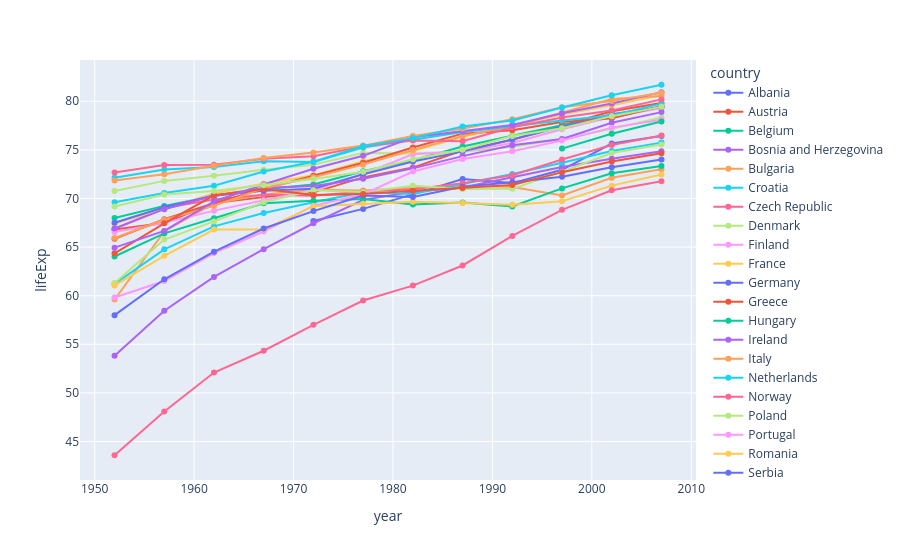

Notebook cell for this chart:
### Code cell
df = px.data.gapminder().query("continent == 'Europe' and pop > 2.e6")

fig = px.line(df, x="year", y="lifeExp", color='country',hover_data={'year':False})
fig.update_traces(mode="markers+lines", hovertemplate=None)
#fig.update_layout(hovermode="y")
#fig.update_layout(hovermode="x unified")
#
fig.show()

### Figure 1 — Plotly figure (JSON) as saved in the notebook; plotly's stock layout.template omitted (floating-point values rounded to 4 significant figures)
{"data": [{"legendgroup": "Albania", "line": {"color": "#636efa", "dash": "solid"}, "marker": {"symbol": "circle"}, "mode": "markers+lines", "name": "Albania", "orientation": "v", "showlegend": true, "type": "scatter", "x": [1972, 1977, 1982, 1987, 1992, 1997, 2002, 2007], "xaxis": "x", "y": [67.69, 68.93, 70.42, 72.0, 71.58, 72.95, 75.65, 76.42], "yaxis": "y"}, {"legendgroup": "Austria", "line": {"color": "#EF553B", "dash": "solid"}, "marker": {"symbol": "circle"}, "mode": "markers+lines", "name": "Austria", "orientation": "v", "showlegend": true, "type": "scatter", "x": [1952, 1957, 1962, 1967, 1972, 1977, 1982, 1987, 1992, 1997, 2002, 2007], "xaxis": "x", "y": [66.8, 67.48, 69.54, 70.14, 70.63, 72.17, 73.18, 74.94, 76.04, 77.51, 78.98, 79.83], "yaxis": "y"}, {"legendgroup": "Belgium", "line": {"color": "#00cc96", "dash": "solid"}, "marker": {"symbol": "circle"}, "mode": "markers+lines", "name": "Belgium", "orientation": "v", "showlegend": true, "type": "scatter", "x": [1952, 1957, 1962, 1967, 1972, 1977, 1982, 1987, 1992, 1997, 2002, 2007], "xaxis": "x", "y": [68.0, 69.24, 70.25, 70.94, 71.44, 72.8, 73.93, 75.35, 76.46, 77.53, 78.32, 79.44], "yaxis": "y"}, {"legendgroup": "Bosnia and Herzegovina", "line": {"color": "#ab63fa", "dash": "solid"}, "marker": {"symbol": "circle"}, "mode": "markers+lines", "name": "Bosnia and Herzegovina", "orientation": "v", "showlegend": true, "type": "scatter", "x": [1952, 1957, 1962, 1967, 1972, 1977, 1982, 1987, 1992, 1997, 2002, 2007], "xaxis": "x", "y": [53.82, 58.45, 61.93, 64.79, 67.45, 69.86, 70.69, 71.14, 72.18, 73.24, 74.09, 74.85], "yaxis": "y"}, {"legendgroup": "Bulgaria", "line": {"color": "#FFA15A", "dash": "solid"}, "marker": {"symbol": "circle"}, "mode": "markers+lines", "name": "Bulgaria", "orientation": "v", "showlegend": true, "type": "scatter", "x": [1952, 1957, 1962, 1967, 1972, 1977, 1982, 1987, 1992, 1997, 2002, 2007], "xaxis": "x", "y": [59.6, 66.61, 69.51, 70.42, 70.9, 70.81, 71.08, 71.34, 71.19, 70.32, 72.14, 73.0], "yaxis": "y"}, {"legendgroup": "Croatia", "line": {"color": "#19d3f3", "dash": "solid"}, "marker": {"symbol": "circle"}, "mode": "markers+lines", "name": "Croatia", "orientation": "v", "showlegend": true, "type": "scatter", "x": [1952, 1957, 1962, 1967, 1972, 1977, 1982, 1987, 1992, 1997, 2002, 2007], "xaxis": "x", "y": [61.21, 64.77, 67.13, 68.5, 69.61, 70.64, 70.46, 71.52, 72.53, 73.68, 74.88, 75.75], "yaxis": "y"}, {"legendgroup": "Czech Republic", "line": {"color": "#FF6692", "dash": "solid"}, "marker": {"symbol": "circle"}, "mode": "markers+lines", "name": "Czech Republic", "orientation": "v", "showlegend": true, "type": "scatter", "x": [1952, 1957, 1962, 1967, 1972, 1977, 1982, 1987, 1992, 1997, 2002, 2007], "xaxis": "x", "y": [66.87, 69.03, 69.9, 70.38, 70.29, 70.71, 70.96, 71.58, 72.4, 74.01, 75.51, 76.49], "yaxis": "y"}, {"legendgroup": "Denmark", "line": {"color": "#B6E880", "dash": "solid"}, "marker": {"symbol": "circle"}, "mode": "markers+lines", "name": "Denmark", "orientation": "v", "showlegend": true, "type": "scatter", "x": [1952, 1957, 1962, 1967, 1972, 1977, 1982, 1987, 1992, 1997, 2002, 2007], "xaxis": "x", "y": [70.78, 71.81, 72.35, 72.96, 73.47, 74.69, 74.63, 74.8, 75.33, 76.11, 77.18, 78.33], "yaxis": "y"}, {"legendgroup": "Finland", "line": {"color": "#FF97FF", "dash": "solid"}, "marker": {"symbol": "circle"}, "mode": "markers+lines", "name": "Finland", "orientation": "v", "showlegend": true, "type": "scatter", "x": [1952, 1957, 1962, 1967, 1972, 1977, 1982, 1987, 1992, 1997, 2002, 2007], "xaxis": "x", "y": [66.55, 67.49, 68.75, 69.83, 70.87, 72.52, 74.55, 74.83, 75.7, 77.13, 78.37, 79.31], "yaxis": "y"}, {"legendgroup": "France", "line": {"color": "#FECB52", "dash": "solid"}, "marker": {"symbol": "circle"}, "mode": "markers+lines", "name": "France", "orientation": "v", "showlegend": true, "type": "scatter", "x": [1952, 1957, 1962, 1967, 1972, 1977, 1982, 1987, 1992, 1997, 2002, 2007], "xaxis": "x", "y": [67.41, 68.93, 70.51, 71.55, 72.38, 73.83, 74.89, 76.34, 77.46, 78.64, 79.59, 80.66], "yaxis": "y"}, {"legendgroup": "Germany", "line": {"color": "#636efa", "dash": "solid"}, "marker": {"symbol": "circle"}, "mode": "markers+lines", "name": "Germany", "orientation": "v", "showlegend": true, "type": "scatter", "x": [1952, 1957, 1962, 1967, 1972, 1977, 1982, 1987, 1992, 1997, 2002, 2007], "xaxis": "x", "y": [67.5, 69.1, 70.3, 70.8, 71.0, 72.5, 73.8, 74.85, 76.07, 77.34, 78.67, 79.41], "yaxis": "y"}, {"legendgroup": "Greece", "line": {"color": "#EF553B", "dash": "solid"}, "marker": {"symbol": "circle"}, "mode": "markers+lines", "name": "Greece", "orientation": "v", "showlegend": true, "type": "scatter", "x": [1952, 1957, 1962, 1967, 1972, 1977, 1982, 1987, 1992, 1997, 2002, 2007], "xaxis": "x", "y": [65.86, 67.86, 69.51, 71.0, 72.34, 73.68, 75.24, 76.67, 77.03, 77.87, 78.26, 79.48], "yaxis": "y"}, {"legendgroup": "Hungary", "line": {"color": "#00cc96", "dash": "solid"}, "marker": {"symbol": "circle"}, "mode": "markers+lines", "name": "Hungary", "orientation": "v", "showlegend": true, "type": "scatter", "x": [1952, 1957, 1962, 1967, 1972, 1977, 1982, 1987, 1992, 1997, 2002, 2007], "xaxis": "x", "y": [64.03, 66.41, 67.96, 69.5, 69.76, 69.95, 69.39, 69.58, 69.17, 71.04, 72.59, 73.34], "yaxis": "y"}, {"legendgroup": "Ireland", "line": {"color": "#ab63fa", "dash": "solid"}, "marker": {"symbol": "circle"}, "mode": "markers+lines", "name": "Ireland", "orientation": "v", "showlegend": true, "type": "scatter", "x": [1952, 1957, 1962, 1967, 1972, 1977, 1982, 1987, 1992, 1997, 2002, 2007], "xaxis": "x", "y": [66.91, 68.9, 70.29, 71.08, 71.28, 72.03, 73.1, 74.36, 75.47, 76.12, 77.78, 78.89], "yaxis": "y"}, {"legendgroup": "Italy", "line": {"color": "#FFA15A", "dash": "solid"}, "marker": {"symbol": "circle"}, "mode": "markers+lines", "name": "Italy", "orientation": "v", "showlegend": true, "type": "scatter", "x": [1952, 1957, 1962, 1967, 1972, 1977, 1982, 1987, 1992, 1997, 2002, 2007], "xaxis": "x", "y": [65.94, 67.81, 69.24, 71.06, 72.19, 73.48, 74.98, 76.42, 77.44, 78.82, 80.24, 80.55], "yaxis": "y"}, {"legendgroup": "Netherlands", "line": {"color": "#19d3f3", "dash": "solid"}, "marker": {"symbol": "circle"}, "mode": "markers+lines", "name": "Netherlands", "orientation": "v", "showlegend": true, "type": "scatter", "x": [1952, 1957, 1962, 1967, 1972, 1977, 1982, 1987, 1992, 1997, 2002, 2007], "xaxis": "x", "y": [72.13, 72.99, 73.23, 73.82, 73.75, 75.24, 76.05, 76.83, 77.42, 78.03, 78.53, 79.76], "yaxis": "y"}, {"legendgroup": "Norway", "line": {"color": "#FF6692", "dash": "solid"}, "marker": {"symbol": "circle"}, "mode": "markers+lines", "name": "Norway", "orientation": "v", "showlegend": true, "type": "scatter", "x": [1952, 1957, 1962, 1967, 1972, 1977, 1982, 1987, 1992, 1997, 2002, 2007], "xaxis": "x", "y": [72.67, 73.44, 73.47, 74.08, 74.34, 75.37, 75.97, 75.89, 77.32, 78.32, 79.05, 80.2], "yaxis": "y"}, {"legendgroup": "Poland", "line": {"color": "#B6E880", "dash": "solid"}, "marker": {"symbol": "circle"}, "mode": "markers+lines", "name": "Poland", "orientation": "v", "showlegend": true, "type": "scatter", "x": [1952, 1957, 1962, 1967, 1972, 1977, 1982, 1987, 1992, 1997, 2002, 2007], "xaxis": "x", "y": [61.31, 65.77, 67.64, 69.61, 70.85, 70.67, 71.32, 70.98, 70.99, 72.75, 74.67, 75.56], "yaxis": "y"}, {"legendgroup": "Portugal", "line": {"color": "#FF97FF", "dash": "solid"}, "marker": {"symbol": "circle"}, "mode": "markers+lines", "name": "Portugal", "orientation": "v", "showlegend": true, "type": "scatter", "x": [1952, 1957, 1962, 1967, 1972, 1977, 1982, 1987, 1992, 1997, 2002, 2007], "xaxis": "x", "y": [59.82, 61.51, 64.39, 66.6, 69.26, 70.41, 72.77, 74.06, 74.86, 75.97, 77.29, 78.1], "yaxis": "y"}, {"legendgroup": "Romania", "line": {"color": "#FECB52", "dash": "solid"}, "marker": {"symbol": "circle"}, "mode": "markers+lines", "name": "Romania", "orientation": "v", "showlegend": true, "type": "scatter", "x": [1952, 1957, 1962, 1967, 1972, 1977, 1982, 1987, 1992, 1997, 2002, 2007], "xaxis": "x", "y": [61.05, 64.1, 66.8, 66.8, 69.21, 69.46, 69.66, 69.53, 69.36, 69.72, 71.32, 72.48], "yaxis": "y"}, {"legendgroup": "Serbia", "line": {"color": "#636efa", "dash": "solid"}, "marker": {"symbol": "circle"}, "mode": "markers+lines", "name": "Serbia", "orientation": "v", "showlegend": true, "type": "scatter", "x": [1952, 1957, 1962, 1967, 1972, 1977, 1982, 1987, 1992, 1997, 2002, 2007], "xaxis": "x", "y": [58.0, 61.69, 64.53, 66.91, 68.7, 70.3, 70.16, 71.22, 71.66, 72.23, 73.21, 74.0], "yaxis": "y"}, {"legendgroup": "Slovak Republic", "line": {"color": "#EF553B", "dash": "solid"}, "marker": {"symbol": "circle"}, "mode": "markers+lines", "name": "Slovak Republic", "orientation": "v", "showlegend": true, "type": "scatter", "x": [1952, 1957, 1962, 1967, 1972, 1977, 1982, 1987, 1992, 1997, 2002, 2007], "xaxis": "x", "y": [64.36, 67.45, 70.33, 70.98, 70.35, 70.45, 70.8, 71.08, 71.38, 72.71, 73.8, 74.66], "yaxis": "y"}, {"legendgroup": "Slovenia", "line": {"color": "#00cc96", "dash": "solid"}, "marker": {"symbol": "circle"}, "mode": "markers+lines", "name": "Slovenia", "orientation": "v", "showlegend": true, "type": "scatter", "x": [1997, 2002, 2007], "xaxis": "x", "y": [75.13, 76.66, 77.93], "yaxis": "y"}, {"legendgroup": "Spain", "line": {"color": "#ab63fa", "dash": "solid"}, "marker": {"symbol": "circle"}, "mode": "markers+lines", "name": "Spain", "orientation": "v", "showlegend": true, "type": "scatter", "x": [1952, 1957, 1962, 1967, 1972, 1977, 1982, 1987, 1992, 1997, 2002, 2007], "xaxis": "x", "y": [64.94, 66.66, 69.69, 71.44, 73.06, 74.39, 76.3, 76.9, 77.57, 78.77, 79.78, 80.94], "yaxis": "y"}, {"legendgroup": "Sweden", "line": {"color": "#FFA15A", "dash": "solid"}, "marker": {"symbol": "circle"}, "mode": "markers+lines", "name": "Sweden", "orientation": "v", "showlegend": true, "type": "scatter", "x": [1952, 1957, 1962, 1967, 1972, 1977, 1982, 1987, 1992, 1997, 2002, 2007], "xaxis": "x", "y": [71.86, 72.49, 73.37, 74.16, 74.72, 75.44, 76.42, 77.19, 78.16, 79.39, 80.04, 80.88], "yaxis": "y"}, {"legendgroup": "Switzerland", "line": {"color": "#19d3f3", "dash": "solid"}, "marker": {"symbol": "circle"}, "mode": "markers+lines", "name": "Switzerland", "orientation": "v", "showlegend": true, "type": "scatter", "x": [1952, 1957, 1962, 1967, 1972, 1977, 1982, 1987, 1992, 1997, 2002, 2007], "xaxis": "x", "y": [69.62, 70.56, 71.32, 72.77, 73.78, 75.39, 76.21, 77.41, 78.03, 79.37, 80.62, 81.7], "yaxis": "y"}, {"legendgroup": "Turkey", "line": {"color": "#FF6692", "dash": "solid"}, "marker": {"symbol": "circle"}, "mode": "markers+lines", "name": "Turkey", "orientation": "v", "showlegend": true, "type": "scatter", "x": [1952, 1957, 1962, 1967, 1972, 1977, 1982, 1987, 1992, 1997, 2002, 2007], "xaxis": "x", "y": [43.59, 48.08, 52.1, 54.34, 57.01, 59.51, 61.04, 63.11, 66.15, 68.83, 70.84, 71.78], "yaxis": "y"}, {"legendgroup": "United Kingdom", "line": {"color": "#B6E880", "dash": "solid"}, "marker": {"symbol": "circle"}, "mode": "markers+lines", "name": "United Kingdom", "orientation": "v", "showlegend": true, "type": "scatter", "x": [1952, 1957, 1962, 1967, 1972, 1977, 1982, 1987, 1992, 1997, 2002, 2007], "xaxis": "x", "y": [69.18, 70.42, 70.76, 71.36, 72.01, 72.76, 74.04, 75.01, 76.42, 77.22, 78.47, 79.42], "yaxis": "y"}], "layout": {"legend": {"title": {"text": "country"}, "tracegroupgap": 0}, "margin": {"t": 60}, "xaxis": {"anchor": "y", "domain": [0, 1], "title": {"text": "year"}}, "yaxis": {"anchor": "x", "domain": [0, 1], "title": {"text": "lifeExp"}}}}
